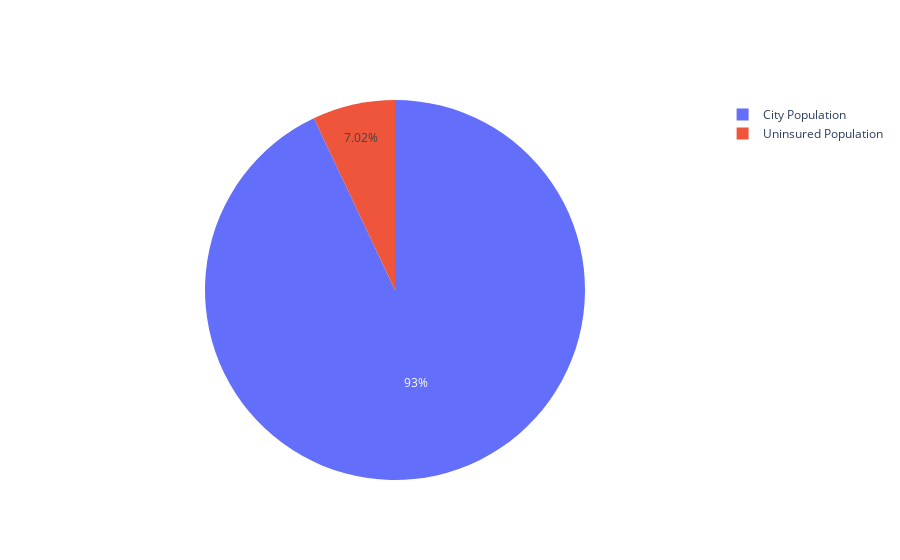

Source (notebook cell):
### Code cell
import plotly.graph_objects as go

labels = ['Uninsured Population','City Population']
values = [y,x]

fig = go.Figure(data=[go.Pie(labels=labels, values=values)])
fig.show()

### Figure 1 — Plotly figure (JSON) as saved in the notebook; plotly's stock layout.template omitted (floating-point values rounded to 4 significant figures)
{"data": [{"labels": ["Uninsured Population", "City Population"], "type": "pie", "values": [662917, 8780160]}], "layout": {}}
